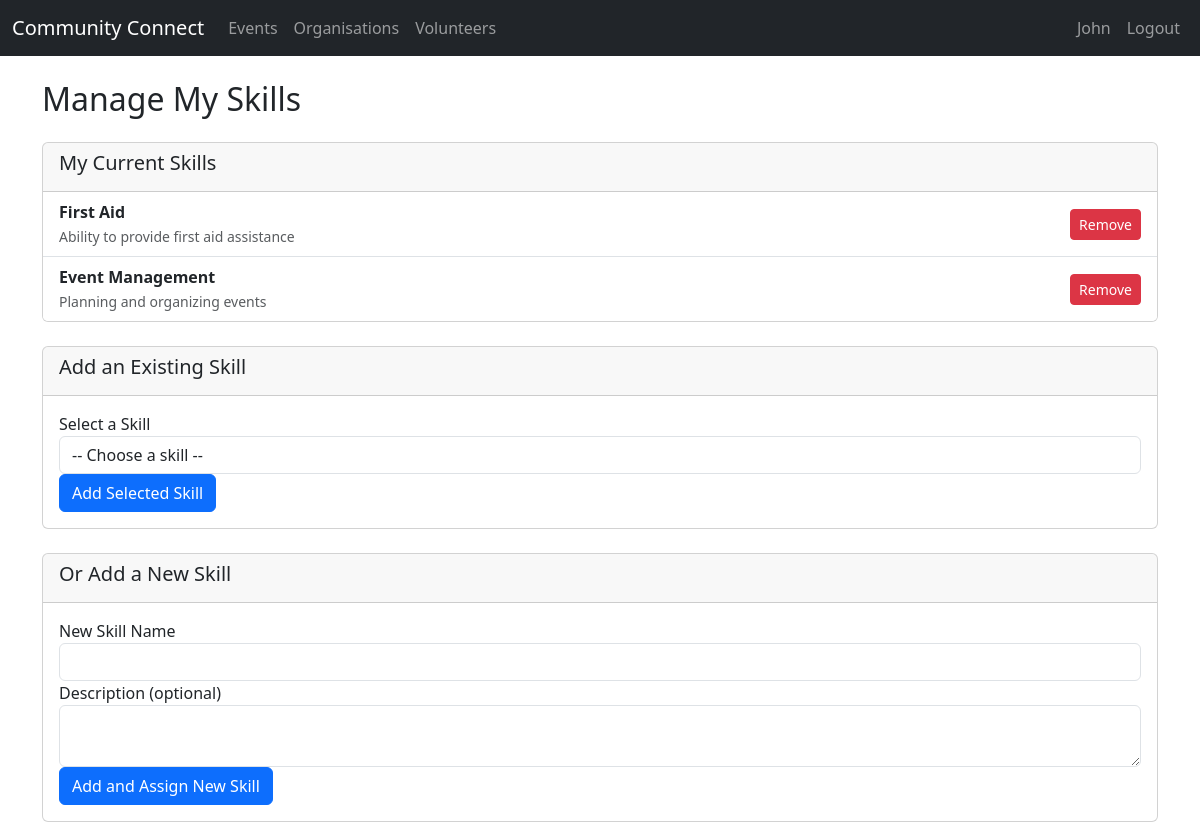
Page /volunteer/skills (signed in) on the earlier database version.
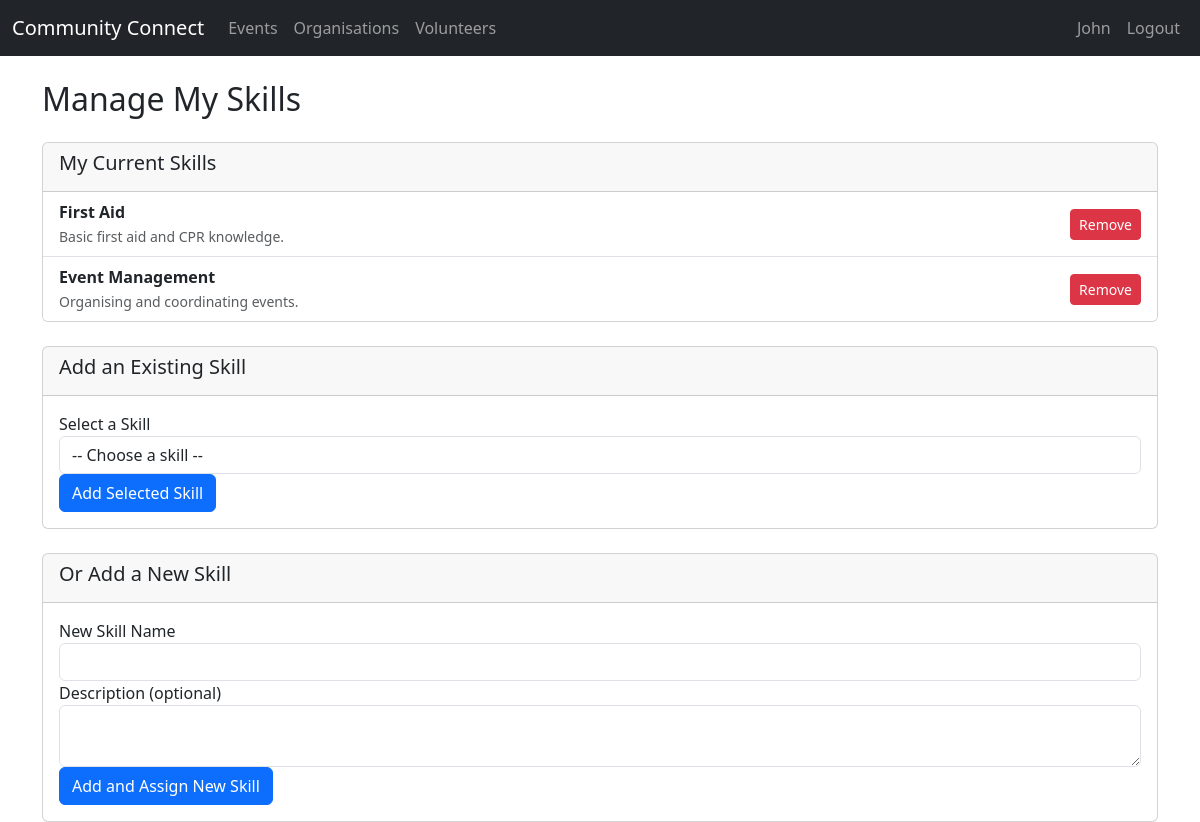
Same page on the later database version.
### tables this page shows
CREATE TABLE Skills (
    SkillID INTEGER PRIMARY KEY AUTOINCREMENT,
    Name TEXT(50) NOT NULL,
    Description TEXT(255)
);

### app.py (the view, shortened to what this page needs)
@app.route("/volunteer/skills", methods=["GET", "POST"])
@login_required
@volunteer_required
def manage_volunteer_skills():
    db = get_db()
    current_skills = db.execute(
        """SELECT s.SkillID, s.Name, s.Description FROM VolunteerSkills vs
           JOIN Skills s ON vs.SkillID = s.SkillID WHERE vs.VolunteerID = ?""", (session["user_id"],)
    ).fetchall()
    all_skills = db.execute("SELECT * FROM Skills").fetchall()
    return render_template("manage_volunteer_skills.html", current_skills=current_skills, all_skills=all_skills)

### app.py (called while the page is built)
def get_db():
    db = getattr(g, "_database", None)
    if db is None:
        db = g._database = sqlite3.connect(DATABASE)
        db.row_factory = sqlite3.Row  # This allows accessing columns by name
    return db

@app.teardown_appcontext
def close_connection(exception):
    db = getattr(g, "_database", None)
    if db is not None:
        db.close()

def login_required(f):
    @wraps(f)
    def decorated_function(*args, **kwargs):
        if "user_id" not in session:
            flash("Please log in first.", "error")
            return redirect(url_for("login"))
        return f(*args, **kwargs)
    return decorated_function

def volunteer_required(f):
    @wraps(f)
    def wrapper(*args, **kwargs):
        if session.get("account_type") != "volunteer":
            flash("Volunteers only.", "error")
            return redirect(url_for("index"))
        return f(*args, **kwargs)
    return wrapper

### templates/manage_volunteer_skills.html (shortened to what this page needs)
{% extends "base.html" %}
{% block content %}
<h2 class="mb-4">Manage My Skills</h2>
<div class="card mb-4">
    <div class="card-header">
        <h5>My Current Skills</h5>
    </div>
    <ul class="list-group list-group-flush">
        {% if current_skills %}
            {% for skill in current_skills %}
                <li class="list-group-item d-flex justify-content-between align-items-center">
                    <div>
                        <strong>{{ skill.Name }}</strong>
                        <br><small class="text-muted">{{ skill.Description }}</small>
                    </div>
                    <form action="{{ url_for('delete_volunteer_skill', skill_id=skill.SkillID) }}" method="POST" class="d-inline">
                        <button type="submit" class="btn btn-sm btn-danger">Remove</button>
                    </form>
                </li>
            {% endfor %}
        {% else %}
            <li class="list-group-item text-muted">You have not added any skills yet.</li>
        {% endif %}
    </ul>
</div>
<div class="card mb-4">
    <div class="card-header">
        <h5>Add an Existing Skill</h5>
    </div>
    <div class="card-body">
        <form action="{{ url_for('manage_volunteer_skills') }}" method="POST">
            <div class="form-group">
                <label for="skill_id">Select a Skill</label>
                <select class="form-control" id="skill_id" name="skill_id" required>
                    <option value="">-- Choose a skill --</option>
                </select>
            </div>
            <button type="submit" class="btn btn-primary">Add Selected Skill</button>
        </form>
    </div>
</div>
<div class="card">
    <div class="card-header">
        <h5>Or Add a New Skill</h5>
    </div>
    <div class="card-body">
        <form action="{{ url_for('add_new_skill') }}" method="POST">
            <div class="form-group">
                <label for="new_skill_name">New Skill Name</label>
                <input type="text" class="form-control" id="new_skill_name" name="new_skill_name" required>
            </div>
            <div class="form-group">
                <label for="new_skill_description">Description (optional)</label>
                <textarea class="form-control" id="new_skill_description" name="new_skill_description" rows="2"></textarea>
            </div>
            <button type="submit" class="btn btn-primary">Add and Assign New Skill</button>
        </form>
    </div>
</div>
{% endblock %}

Differences in the rows shown:
changed Skills "First Aid": Description "Ability to provide first aid assistance" → "Basic first aid and CPR knowledge."
changed Skills "Event Management": Description "Planning and organizing events" → "Organising and coordinating events."
